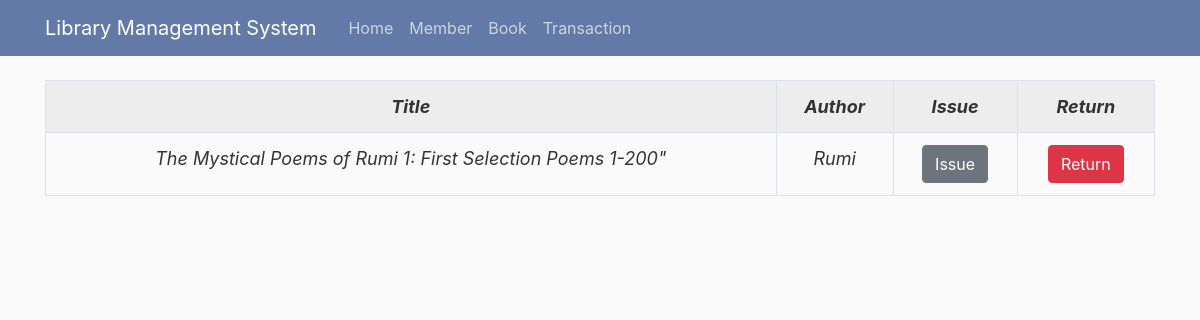
The app's page /trasaction/, older data.
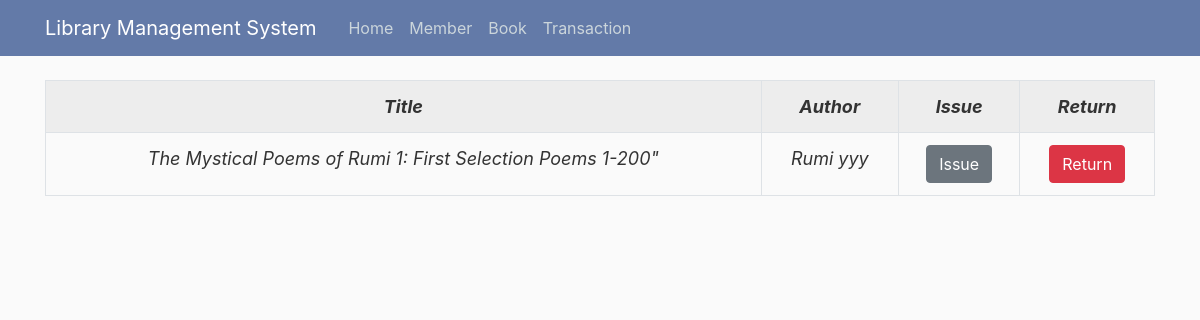
The same page, newer data.
### library/models.py (models this page shows)
class Book(db.Model):
    id = db.Column(db.Integer, primary_key=True)
    title = db.Column(db.String, nullable=False)
    authors = db.Column(db.String, nullable=False)
    average_rating = db.Column(db.Float, nullable=False)
    isbn = db.Column(db.Integer, nullable=False)
    isbn13 = db.Column(db.Integer, nullable=False)
    language_code = db.Column(db.String(300), nullable=False)
    num_pages = db.Column(db.Integer, nullable=False)
    ratings_count = db.Column(db.Integer, nullable=False)
    text_reviews_count = db.Column(db.Integer, nullable=False)
    publication_date = db.Column(db.Date, nullable=False)
    publisher = db.Column(db.String, nullable=False)
    total_quantity = db.Column(db.Integer, default=30)
    available_quantity = db.Column(db.Integer, default=30, nullable=True)
    transaction = db.relationship('Transaction', backref='book', lazy=True)
    def __repr__(self):
        return f"Post('{self.title}', '{self.authors}')"

### library/routes.py (the view)
@app.route("/trasaction/", methods=['GET','POST'])
def view_transaction():
    book = Book.query.filter(Book.available_quantity>0).all()
    print(book)
    return render_template('transaction.html', books = book)

### library/templates/transaction.html (shortened to what this page needs)
{% extends "layout.html" %}
{% block content %}
<table class="table table-striped table-bordered table-responsive-lg">
    <tr>
        <th>Title</th>
        <th>Author</th>
        <th>Issue</th>
        <th>Return</th>
    </tr>
    {% for book in books %}
    <tr>
        <td>{{ book.title }}</td>
        <td>{{ book.authors }}</td>
        <td><a href="{{ url_for('issue_book', book_id=book.id) }}"><button class="btn btn-secondary">Issue</button></a>
        </td>
        <td><button type="button" class="btn btn-danger" data-toggle="modal"
                data-target="#deleteModal-{{book.id}}">Return</button>
        </td>
    </tr>
    {% endfor %}
</table>
{% endblock content %}

Row changes from the older to the newer data that the page shows:
changed Book "The Mystical Poems of Rumi 1: First Selection Poems 1-200\"": authors "Rumi" → "Rumi yyy"
